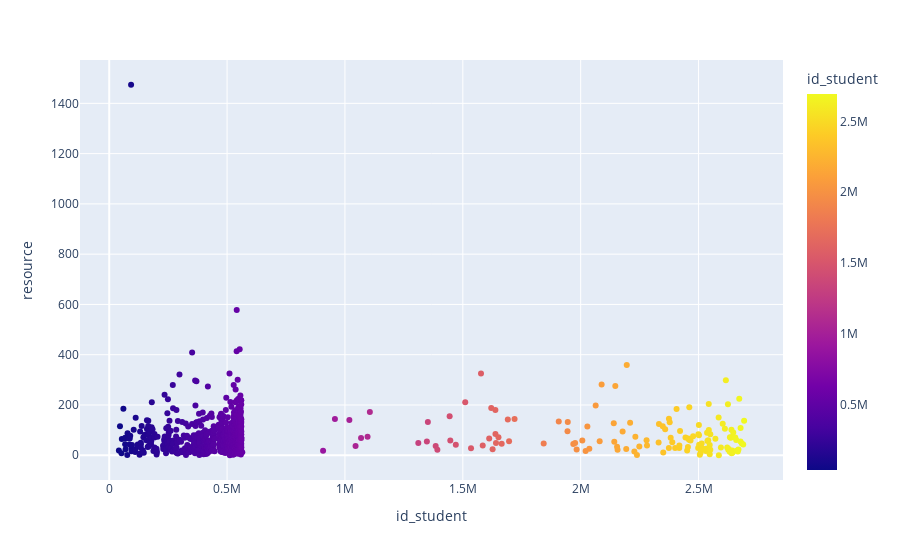

Here is the notebook cell this chart was saved with:
### Code cell
def update_figure():
    figure = px.scatter(data_merged3, 
                     x='id_student', 
                     y='resource', 
                     color="id_student",
                     hover_name='id_student')
    return figure
update_figure()

### Figure 1 — Plotly figure (JSON) as saved in the notebook; plotly's stock layout.template omitted (floating-point values rounded to 4 significant figures; data arrays with more than 128 entries replaced by an {"elided": "..."} marker saying what was removed)
{"data": [{"hovertemplate": "<b>%{hovertext}</b><br><br>id_student=%{marker.color}<br>resource=%{y}<extra></extra>", "hovertext": {"elided": "812 int values"}, "legendgroup": "", "marker": {"color": {"elided": "812 int values"}, "coloraxis": "coloraxis", "symbol": "circle"}, "mode": "markers", "name": "", "orientation": "v", "showlegend": false, "type": "scatter", "x": {"elided": "812 int values"}, "xaxis": "x", "y": {"elided": "812 int values"}, "yaxis": "y"}], "layout": {"coloraxis": {"colorbar": {"title": {"text": "id_student"}}, "colorscale": [[0, "#0d0887"], [0.1111, "#46039f"], [0.2222, "#7201a8"], [0.3333, "#9c179e"], [0.4444, "#bd3786"], [0.5556, "#d8576b"], [0.6667, "#ed7953"], [0.7778, "#fb9f3a"], [0.8889, "#fdca26"], [1, "#f0f921"]]}, "legend": {"tracegroupgap": 0}, "margin": {"t": 60}, "xaxis": {"anchor": "y", "domain": [0, 1], "title": {"text": "id_student"}}, "yaxis": {"anchor": "x", "domain": [0, 1], "title": {"text": "resource"}}}}
